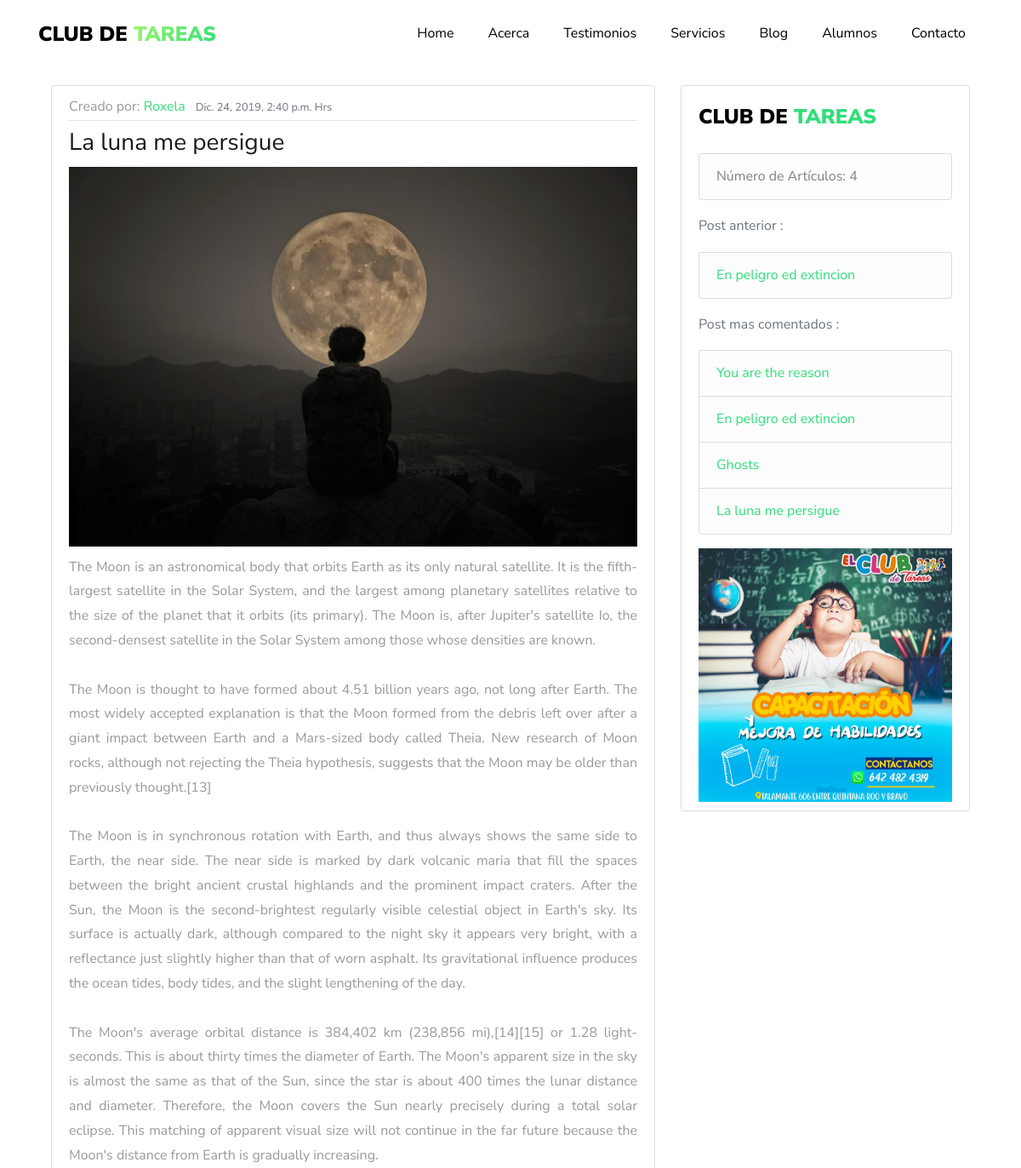
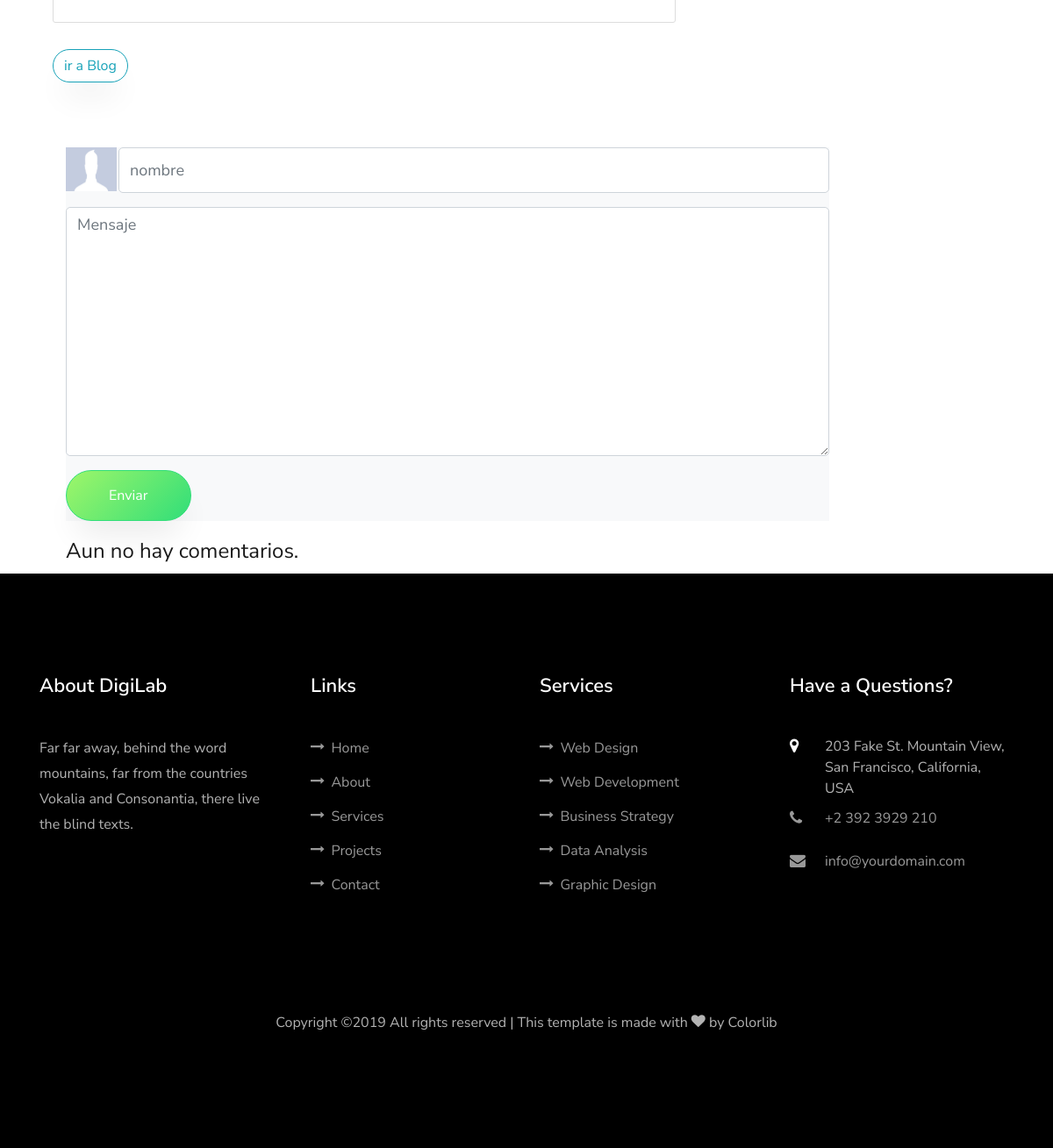
Screenshot of /blog/26130569-fe53-4a8a-b62d-495cb5eb4957/ with the database file from the repository (2 pictures, top to bottom).
### blog/models.py (models this page shows, shortened)
class Post(models.Model):
    STATUS = (
    (0,'borrador'),
    (1,'publicado')
    )
    id = models.UUIDField(primary_key=True, default=uuid.uuid4, help_text="id del Post")
    titulo = models.CharField(max_length=200,unique=True)
    autor = models.ForeignKey(User,on_delete=models.CASCADE,related_name='blog_posts')
    update_on= models.DateTimeField(auto_now=True)
    imagen = models.ImageField(upload_to='post_image/%Y/%m/%d',blank=True)
    video = EmbedVideoField(blank=True)
    content = models.TextField()
    create_on = models.DateTimeField(auto_now_add=True)
    status = models.IntegerField(choices=STATUS,default=0)
    class Meta:
        ordering = ['-create_on']
    def get_absolute_url(self):
            return reverse('blog:post_detail', kwargs={'id':self.id})

### blog/views.py (the view)
# urls.py: path('blog/<uuid:id>/',views.postDetail,name="post_detail"),
def postDetail(request,id):
    post_object = get_object_or_404(Post,id=id)
    comentarios = post_object.comentarios.filter(active=True)
    if request.method == 'POST':
        comment_form = CommentForm(data=request.POST)
        if comment_form.is_valid():
            new_comment = Comentario(post=post_object,nombre=request.POST["nombre"],mensaje=request.POST["mensaje"])
            new_comment.save();
            comment_form.cleaned_data
        return HttpResponseRedirect(post_object.get_absolute_url())
    else:
        comment_form= CommentForm()
    posts = Post.objects.filter(status=1)
    order_post_by_comments = sorted(posts,key= lambda post: len(post.comentarios.filter(active=True)),reverse=True)
    if len(order_post_by_comments) > 5 :
        order_post_by_comments = order_post_by_comments[:6]
    index = list(posts).index(post_object)
    post_anterior = posts[index]
    if( (index + 1 ) < len(posts)):
        post_anterior = posts[index + 1]
    context = {
    'post_anterior': post_anterior,
    'order_post_by_comments': order_post_by_comments,
    'posts': posts,
    'post': post_object,
    'comentarios': comentarios,
    'comment_form':comment_form
    }
    return render(request,'blog/detail_post.html',context)

### blog/forms.py
class CommentForm(forms.Form):
    nombre = forms.CharField(max_length=50,widget=forms.TextInput(attrs={'class': 'form-control','placeholder': 'nombre'}))
    mensaje = forms.CharField(widget=forms.Textarea(attrs={'class': 'form-control','placeholder':'Mensaje'}))

### blog/templates/blog/detail_post.html (shortened to what this page needs)
{% extends 'app/base.html' %}
{% load static %}
{% load embed_video_tags %}
{% load crispy_forms_tags %}
{% block content %}
<div class="container fix_padding">
<div class="row" style="margin-top:100px;padding:0;margin-left:0;margin-right:0">
  <div class="col-12 col-md-8">
      <section class="ftco-counter img ftco-section ftco-no-pt ftco-no-p" style="padding-bottom:50px">
            <article class="media content-section">
                    <div class="media-body">
                        <div class="article-metadata">
                            Creado por: <a class="mr-2" href="#">{{ post.autor}}</a>
                            <small class="text-muted">{{ post.create_on }} Hrs</small>
                        </div>
                        <h3>{{ post.titulo }}</h3>
                        {% if post.imagen %}
                                 <img src="{{ post.imagen.url }}" class="img-fluid" alt="Responsive image"
                                    style="margin-bottom : 10px">
                        {% endif %}
                        <p class="article-content" style="text-align: justify">{{post.content}}</p>
                    </div>
              </article>
               <a class="btn btn-outline-info mb-4" style="margin-top: 10px" href="{% url 'blog:blog' %}">ir a Blog</a>
      </section>
  </div>
  <div class="col-12 col-md-4">
      <div class="content-section">
                 <p>
                 <a class="navbar-brand" href="index.html"><span style="color: black">Club de </span><span>Tareas</span></a>
                   <ul class="list-group">
                     <li class="list-group-item list-group-item-light">Número de Artículos: {{ posts | length }} </li>
                   </ul>
                 </p>
                   <p class="text-muted">Post anterior :
                      <ul class="list-group">
                        <li class="list-group-item list-group-item-light">
                            <a href="{{ post_anterior.get_absolute_url }}">{{ post_anterior.titulo}}</a>
                        </li>
                      </ul>
                   </p>
                     <p class="text-muted">Post mas comentados :
                      <ul class="list-group">
                           {% for post in order_post_by_comments %}
                           <li class="list-group-item list-group-item-light">
                               <a href="{{ post.get_absolute_url }}">{{ post.titulo}}</a>
                           </li>
                           {% endfor %}
                      </ul>
                     </p>
                     <div id="carouselExampleSlidesOnly" class="carousel slide" data-ride="carousel">
                      <div class="carousel-inner">
                        <div class="carousel-item active">
                          <img class="d-block w-100" src="{% static 'app/images/club1.jpg' %}" alt="First slide">
                        </div>
                      </div>
                    </div>
      </div>
  </div>
</div>
</div>
<div class="container">
  <div class="row" style="margin:0; padding:0;">
    <div class="col-md-12">
        <div class="row" style="padding:0; margin:0">
            <div class="col-md-10  col-12">
            <form method="POST" class="bg-light  contact-form">
              <div class="row form-group" >
                <div class="col-2 col-md-1" style="padding-right:2px">
                    <img  height="50px" class="d-block w-100" src="{% static 'app/images/user.jpg' %}" alt="">
                </div>
                <div class="col-10 col-md-11" style="padding-left:0">
                {{ comment_form.nombre}}
                </div>
              </div>
              <div class="form-group">
                {{ comment_form.mensaje }}
              </div>
              <div class="form-group">
                <input type="submit" value="Enviar" class="btn btn-primary py-3 px-5">
              </div>
            </form>
            </div>
                  <div class="col-12">
                      {% for comment in comentarios %}
                      <div class="comment" style="margin-bottom: 20px">
                              <ul class="list-group">
                              <li class="list-group-item" style="margin-bottom:1px"><p class="info">{{ comment.nombre }} | {{ comment.created_on }}
                                  {{ comment.mensaje|linebreaks }} </p></li>
                              </ul>
                       </div>
                      {% empty %}
                      <h4>Aun no hay comentarios.</h4>
                      {% endfor %}
                  </div>
        </div>
  </div>
    </div>
  </div>
{%endblock content%}

### app/static/app/css/search.css (style rules this page uses)
.content-section { background: #ffffff; padding: 10px 20px; border: 1px solid #dddddd; border-radius: 3px; margin-bottom: 20px; }
.article-content { white-space: pre-line; }
.article-metadata { padding-bottom: 1px; margin-bottom: 4px; border-bottom: 1px solid #e3e3e3; }

### rows the page displays
Post: autor "Roxela", create_on "Dic. 24, 2019, 2:40 p.m.", titulo "La luna me persigue", imagen (picture), content "The Moon is an astronomical body that orbits Earth as its only natural satellite. It is the fifth-largest satellite in the Solar System, and the largest among planetary satellites relative to the size of the planet that it orbits (its primary). The Moon is, after Jupiter's satellite Io, the second-densest satellite in the Solar System among those whose densities are known. The Moon is thought to have formed about 4.51 billion years ago, not long after Earth. The most widely accepted explanation is that the Moon formed from the debris left over after a giant impact between Earth and a Mars-sized body called Theia. New research of Moon rocks, although not rejecting the Theia hypothesis,…"
Post: titulo "En peligro ed extincion"
Post: titulo "You are the reason"
Post: titulo "Ghosts"

### other values shown
{{ posts | length }} "4"
